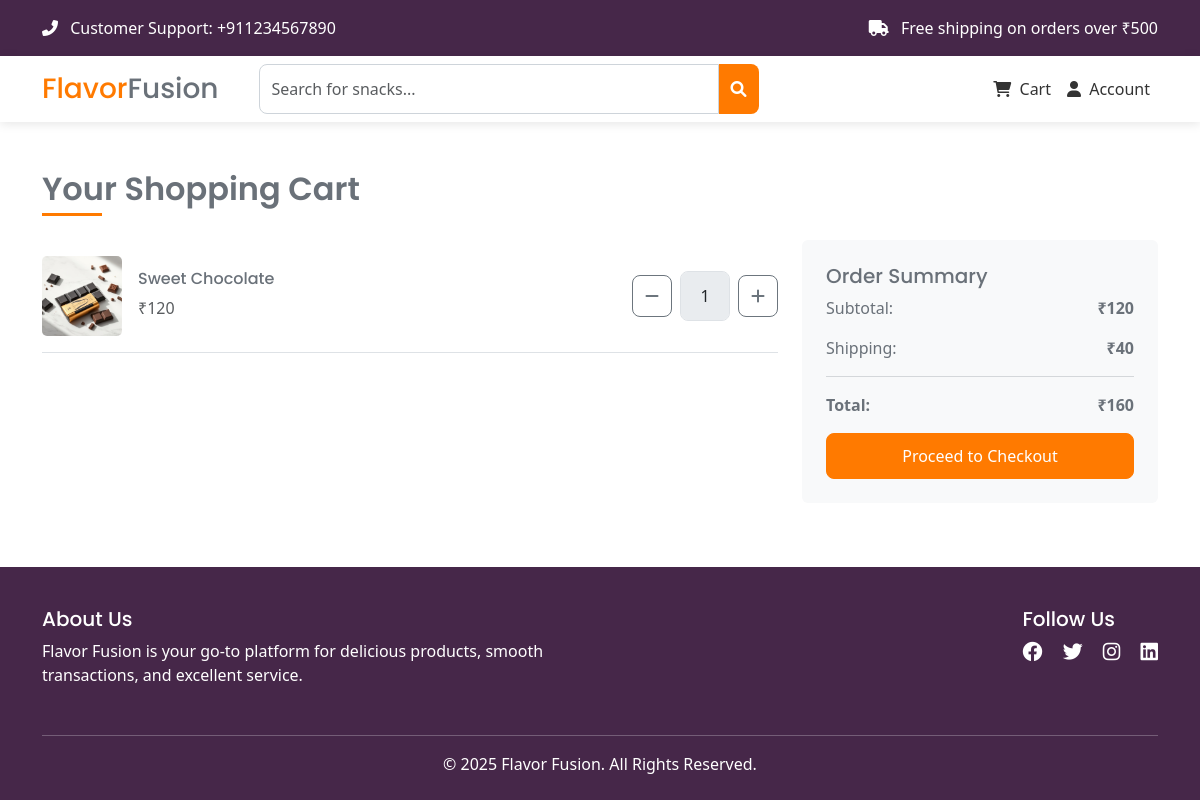
The page /cart/index.php (signed in) on the database its author committed.
### tables this page shows
CREATE TABLE `cart` (
  `id` int(11) NOT NULL,
  `user_id` int(11) NOT NULL,
  `product_id` int(11) NOT NULL,
  `quantity` int(11) NOT NULL DEFAULT 1,
  `added_at` timestamp NOT NULL DEFAULT current_timestamp()
);

CREATE TABLE `products` (
  `id` int(11) NOT NULL,
  `name` varchar(255) NOT NULL,
  `description` text DEFAULT NULL,
  `category_id` int(11) NOT NULL,
  `price` decimal(10,2) NOT NULL,
  `stock` int(11) NOT NULL,
  `image` varchar(255) DEFAULT NULL,
  `created_at` timestamp NOT NULL DEFAULT current_timestamp()
);

### database/database.php (called while the page is built)
<?php
require(__DIR__ . '/Connection.php');
$servername = 'localhost';
$port = 3306;
$db_name = 'flavor_fusion_db';
$username = 'root';
$password = '';
$connection = new Connection($servername, $port, $db_name, $username, $password);

### database/Connection.php (called while the page is built, shortened)
<?php
class Connection
{
    private $pdo;
    public function __construct($server_name, $port, $db_name, $username, $password)
    {
        try {
            $this->pdo = new PDO("mysql:host={$server_name};port={$port};dbname={$db_name}", $username, $password);
            $this->pdo->setAttribute(PDO::ATTR_ERRMODE, PDO::ERRMODE_EXCEPTION);
            $this->pdo->setAttribute(PDO::ATTR_DEFAULT_FETCH_MODE, PDO::FETCH_ASSOC);
        } catch (PDOException $e) {
            echo $e->getMessage();
            die();
        }
    }
    public function find($table_name, $options)
    {
        $column_names = array_keys($options);
        $condition_array = [];
        for ($i = 0; $i < count($column_names); $i++) {
            array_push($condition_array, "{$column_names[$i]} = :{$column_names[$i]}");
        }
        $condition = implode(" AND ", $condition_array);
        $statement = $this->pdo->prepare("SELECT * FROM {$table_name} WHERE {$condition}");
        $statement->execute($options);
        $result = $statement->fetchAll();
        return $result;
    }
    public function findOne($table_name, $options)
    {
        $column_names = array_keys($options);
        $condition_array = [];
        for ($i = 0; $i < count($column_names); $i++) {
            array_push($condition_array, "{$column_names[$i]} = :{$column_names[$i]}");
        }
        $condition = implode(" AND ", $condition_array);
        $statement = $this->pdo->prepare("SELECT * FROM {$table_name} WHERE {$condition} LIMIT 1");
        $statement->execute($options);
        $result = $statement->fetch();
        return $result;
    }
}

### init.php (called while the page is built, shortened)
<?php
function get_auth_user()
{
    if (isset($_SESSION["user"])) {
        return $_SESSION["user"];
    }
    return null;
}

### public/cart/index.php (the view, shortened to what this page needs)
<?php
include_once "../../init.php";
include DB_ROOT . 'database.php';
$auth_user = get_auth_user();
$cart_items = $connection->find("cart", ["user_id" => $auth_user["id"]]);
$subtotal = 0;
$delivery_charge = 0;
foreach ($cart_items as $item) {
    $product = $connection->findOne("products", ["id" => $item["product_id"]]);
    $total_price = $product["price"] * $item["quantity"];
    $subtotal += $total_price;
}
if ($subtotal < 500) $delivery_charge = 40;
$total = $subtotal + $delivery_charge;
?>
<?php include_once '../../includes/header.php' ?>
<?php include_once '../../includes/nav.php' ?>
<?php if (empty($cart_items)): ?>
    <div class="container py-5">
        <h3 class="text-center">No items in the cart</h3>
    </div>
<?php else: ?>
    <div class="container py-5">
        <h2 class="mb-4 section-title">Your Shopping Cart</h2>
        <div class="row">
            <div class="col-md-8">
                <div class="cart-items">
                    <?php foreach ($cart_items as $item) :
                        $product = $connection->findOne("products", ["id" => $item["product_id"]]);
                    ?>
                        <div class="d-flex align-items-center border-bottom pb-3 my-3">
                            <img src="<?= ASSETS_PATH . 'images/' . $product["image"] ?>" class="cart-img me-3" alt="Chocolate Truffles">
                            <div class="flex-grow-1">
                                <h6><?= $product["name"] ?></h6>
                                <p class="text-muted mb-1">₹<?= $total_price = $product["price"] * $item["quantity"]; ?></p>
                            </div>
                            <div class="d-flex align-items-center">
                                <form method="POST">
                                    <button class="btn btn-outline-secondary quantity-btn"><i class="fa-solid fa-minus"></i></button>
                                </form>
                                <input type="text" class="form-control quantity-input mx-2" value="<?= $item["quantity"] ?>" disabled>
                                <form method="POST">
                                    <button class="btn btn-outline-secondary quantity-btn"><i class="fa-solid fa-plus"></i></button>
                                </form>
                            </div>
                        </div>
                    <?php endforeach; ?>
                </div>
            </div>
            <div class="col-md-4">
                <div class="p-4 bg-light rounded">
                    <h5>Order Summary</h5>
                    <p class="d-flex justify-content-between">
                        <span>Subtotal:</span>
                        <strong>₹<?= $subtotal ?></strong>
                    </p>
                    <p class="d-flex justify-content-between">
                        <span>Shipping:</span>
                        <strong><?= $delivery_charge === 0 ? "Free" : "₹$delivery_charge" ?></strong>
                    </p>
                    <hr>
                    <p class="d-flex justify-content-between">
                        <span><strong>Total:</strong></span>
                        <strong>₹<?= $total ?></strong>
                    </p>
                    <a class="btn btn-primary w-100" href="<?= ROOT . 'checkout' ?>">Proceed to Checkout</a>
                </div>
            </div>
        </div>
    </div>
<?php endif; ?>
<?php include_once '../../includes/footer.php' ?>

### public/assets/css/style.css (style rules this page uses)
:root { --primary-color-50: #fff2e6; --primary-color-100: #ffd7b3; --primary-color: #ff7a00; --body-color: #6a7179; --gray-100: #dee2e6; --gray-500: #868e96; --secondary-color: #462749; --color-success: #20c997; --color-error: #ff6b6b; }
body { color: var(--body-color); min-height: 100dvh; display: flex; flex-direction: column; }
h1, h2, h3, h4, h5, h6 { font-family: "Poppins", sans-serif; }
.section-title { position: relative; margin-bottom: 2rem; padding-bottom: 0.5rem; font-weight: 600; }
.section-title::after { content: ""; position: absolute; bottom: 0; left: 0; width: 60px; height: 3px; background-color: var(--primary-color); }
.btn { padding: 8px 12px; border-radius: 8px; }
.btn-outline-primary:hover, .btn-primary { background-color: var(--primary-color); border-color: var(--primary-color); border-radius: 8px; padding: 10px 20px; transition: all 0.3s ease; font-weight: 500; }
.form-control, .form-select { border-radius: 8px; padding: 12px; border: 1px solid var(--gray-100); }
.cart-img { width: 80px; height: 80px; object-fit: cover; border-radius: 5px; }
.quantity-input { width: 50px; text-align: center; }

### rows shown on the page
cart: product.image (picture), product.name "Sweet Chocolate", $total_price = $product["price"] * $item["quantity"] "120", quantity "1"

### other values the page prints
$subtotal "120"
$delivery_charge "40"
$total "160"
